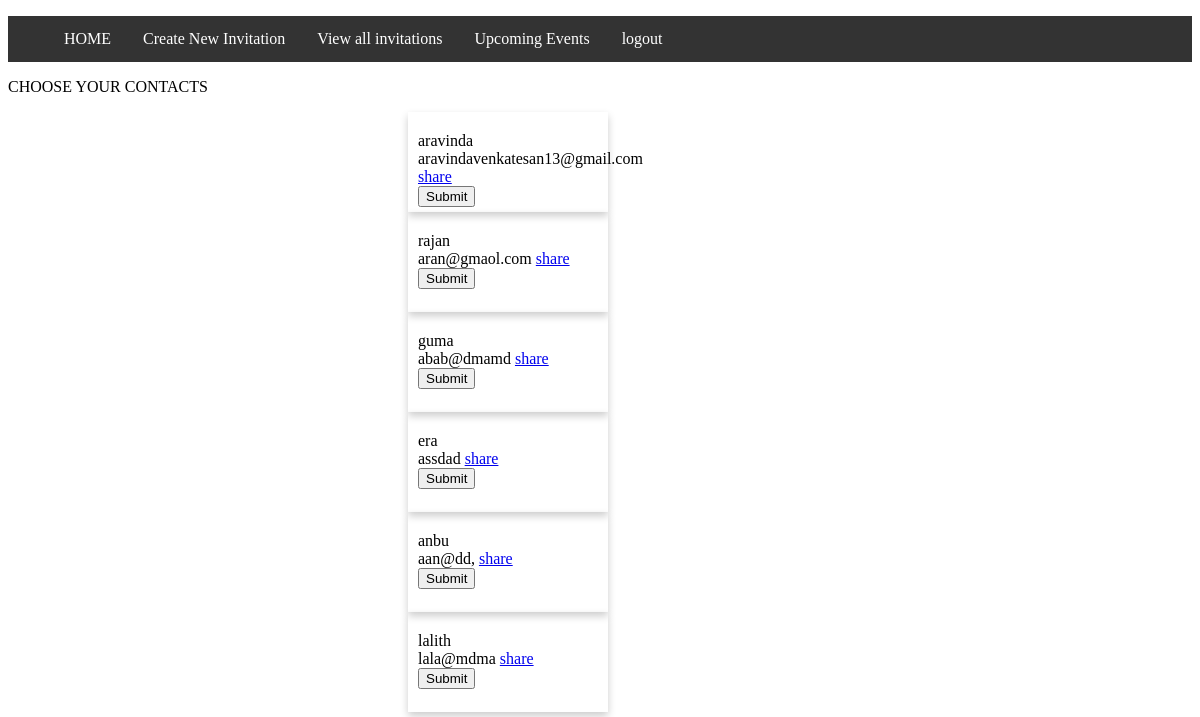
/allcontacts.php (signed in), run on the app's committed database.
### tables this page shows
CREATE TABLE `userinfo` (
  `ID` int(100) NOT NULL,
  `Name` varchar(255) NOT NULL,
  `Email` varchar(255) NOT NULL,
  `password` varchar(255) NOT NULL
);

### allcontacts.php (the view, shortened to what this page needs)
<?php
	$cleardb_url      = parse_url(getenv("CLEARDB_IVORY_URL"));
$cleardb_server   = $cleardb_url["host"];
$cleardb_username = $cleardb_url["user"];
$cleardb_password = $cleardb_url["pass"];
$cleardb_db       = substr($cleardb_url["path"],1);
  $conn= mysqli_connect("$cleardb_server","$cleardb_username","$cleardb_password","$cleardb_db");
$loggerID=$_SESSION["LoggedUID"];
$inv_id=$_SESSION["Invitation_id"];
$query="SELECT * from Userinfo";
  $result=mysqli_query($conn,$query);
  $users=mysqli_fetch_all($result, MYSQLI_ASSOC);
?>
<!DOCTYPE html>
<html>
<head>
</head>
<body>
<ul>
	<li><a href="openpage.php">HOME</a></li>
	<li> <a href="createinvitation.php">Create New Invitation</a></li>
	<li> <a href="allinvitations.php">View all invitations</a></li>
	<li> <a href="acceptedinvitations.php">Upcoming Events</a></li>
	<li> <a href="index100.php">logout</a></li>
</ul>
<p>CHOOSE YOUR CONTACTS</p>
<?php
printf("%s",$inv_id);
 ?>
<?php foreach ($users as $user) {
if($user["ID"]!=$loggerID)
{
	?>
	<div class="card">
<div class="content">
<?php
	echo $user["Name"] ;
?>
<div>
 <?php
 echo $user["Email"];
?>
 <a href="shareinvitation.php?ID=<?php echo $user["ID"];?>">
share
</a>
<form method="POST" action="newone.php">
	<input type="submit" name="opennew">
	</form>
<?php
}
?>
</div>
</div>
</div>
<?php }
 ?>
</body>
</html>

### allcontacts.php (style rules this page uses)
ul { list-style-type: none; overflow: hidden; background-color: #333; }
li { float: left; }
li a { display: block; color: white; text-align: center; padding: 14px 16px; text-decoration: none; }
.card { box-shadow: 0 4px 8px 0 rgba(0,0,0,0.2); height:100px; width:200px; margin-left: 400px; }
.content { padding-top: 20px; padding-left: 10px; }

### data on the page
userinfo: Name "aravinda", Email "aravindavenkatesan13@gmail.com"
userinfo: Name "rajan", Email "aran@gmaol.com"
userinfo: Name "guma", Email "abab@dmamd"
userinfo: Name "era", Email "assdad"
userinfo: Name "anbu", Email "aan@dd,"
userinfo: Name "lalith", Email "lala@mdma"
